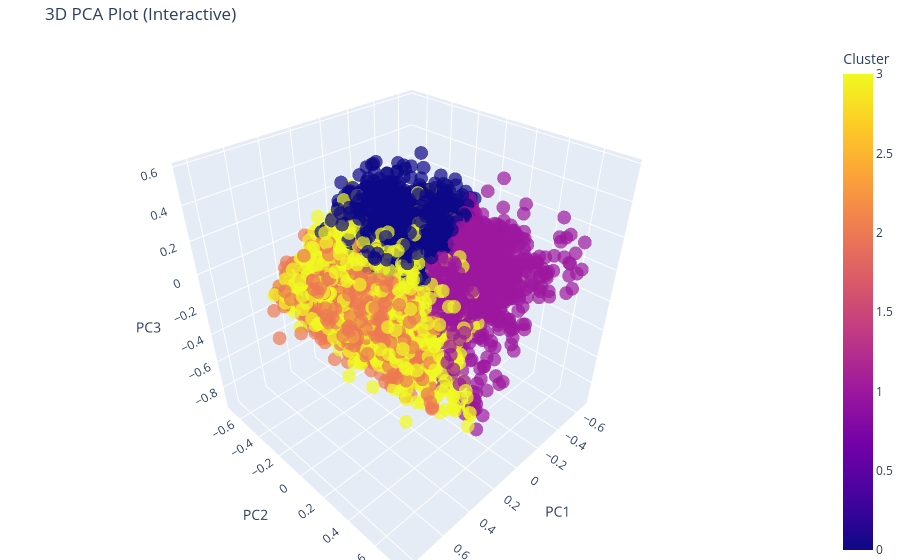

Here is the notebook cell this chart was saved with:
### Code cell
import plotly.express as px

fig = px.scatter_3d(
    pca_df, 
    x='PC1', 
    y='PC2', 
    z='PC3',
    color='Cluster',
    title='3D PCA Plot (Interactive)',
    opacity=0.7,
    size_max=5
)

# Update layout for a cleaner look
fig.update_layout(margin=dict(l=0, r=0, b=0, t=40))
fig.show()

### Figure 1 — Plotly figure (JSON) as saved in the notebook; plotly's stock layout.template omitted (floating-point values rounded to 4 significant figures; data arrays with more than 128 entries replaced by an {"elided": "..."} marker saying what was removed)
{"data": [{"hovertemplate": "PC1=%{x}<br>PC2=%{y}<br>PC3=%{z}<br>Cluster=%{marker.color}<extra></extra>", "legendgroup": "", "marker": {"color": {"elided": "10952 int values"}, "coloraxis": "coloraxis", "opacity": 0.7, "symbol": "circle"}, "mode": "markers", "name": "", "scene": "scene", "showlegend": false, "type": "scatter3d", "x": {"elided": "10952 float values"}, "y": {"elided": "10952 float values"}, "z": {"elided": "10952 float values"}}], "layout": {"coloraxis": {"colorbar": {"title": {"text": "Cluster"}}, "colorscale": [[0, "#0d0887"], [0.1111, "#46039f"], [0.2222, "#7201a8"], [0.3333, "#9c179e"], [0.4444, "#bd3786"], [0.5556, "#d8576b"], [0.6667, "#ed7953"], [0.7778, "#fb9f3a"], [0.8889, "#fdca26"], [1, "#f0f921"]]}, "legend": {"tracegroupgap": 0}, "margin": {"b": 0, "l": 0, "r": 0, "t": 40}, "scene": {"domain": {"x": [0, 1], "y": [0, 1]}, "xaxis": {"title": {"text": "PC1"}}, "yaxis": {"title": {"text": "PC2"}}, "zaxis": {"title": {"text": "PC3"}}}, "title": {"text": "3D PCA Plot (Interactive)"}}}
